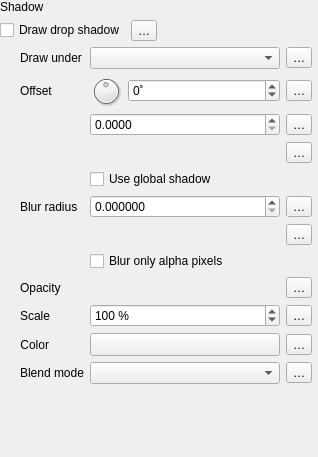
                    <widget class="QWidget" name="scrollAreaWidgetContents_8">
                     <property name="geometry">
                      <rect>
                       <x>0</x>
                       <y>0</y>
                       <width>318</width>
                       <height>457</height>
                      </rect>
                     </property>
                     <layout class="QVBoxLayout" name="verticalLayout_22">
                      <property name="leftMargin">
                       <number>0</number>
                      </property>
                      <property name="topMargin">
                       <number>0</number>
                      </property>
                      <property name="rightMargin">
                       <number>6</number>
                      </property>
                      <property name="bottomMargin">
                       <number>0</number>
                      </property>
                      <item>
                       <layout class="QGridLayout" name="gridLayout_38">
                        <item row="1" column="2">
                         <spacer name="horizontalSpacer_14">
                          <property name="orientation">
                           <enum>Qt::Horizontal</enum>
                          </property>
                          <property name="sizeHint" stdset="0">
                           <size>
                            <width>0</width>
                            <height>20</height>
                           </size>
                          </property>
                         </spacer>
                        </item>
                        <item row="1" column="0">
                         <widget class="QCheckBox" name="mShadowDrawChkBx">
                          <property name="sizePolicy">
                           <sizepolicy hsizetype="Maximum" vsizetype="Fixed">
                            <horstretch>0</horstretch>
                            <verstretch>0</verstretch>
                           </sizepolicy>
                          </property>
                          <property name="text">
                           <string>Draw drop shadow</string>
                          </property>
                         </widget>
                        </item>
                        <item row="1" column="1">
                         <widget class="QgsPropertyOverrideButton" name="mShadowDrawDDBtn">
                          <property name="text">
                           <string>…</string>
                          </property>
                         </widget>
                        </item>
                        <item row="2" column="0" colspan="3">
                         <widget class="QFrame" name="mShadowFrame">
                          <layout class="QGridLayout" name="gridLayout_7">
                           <property name="leftMargin">
                            <number>20</number>
                           </property>
                           <property name="topMargin">
                            <number>0</number>
                           </property>
                           <property name="rightMargin">
                            <number>0</number>
                           </property>
                           <property name="bottomMargin">
                            <number>0</number>
                           </property>
                           <item row="10" column="1">
                            <widget class="QgsColorButton" name="mShadowColorBtn">
                             <property name="sizePolicy">
                              <sizepolicy hsizetype="Expanding" vsizetype="Fixed">
                               <horstretch>0</horstretch>
                               <verstretch>0</verstretch>
                              </sizepolicy>
                             </property>
                            </widget>
                           </item>
                           <item row="5" column="1">
                            <widget class="QgsDoubleSpinBox" name="mShadowRadiusDblSpnBx">
                             <property name="decimals">
                              <number>6</number>
                             </property>
                             <property name="maximum">
                              <double>999999999.990000009536743</double>
                             </property>
                             <property name="showClearButton" stdset="0">
                              <bool>false</bool>
                             </property>
                            </widget>
                           </item>
                           <item row="9" column="0">
                            <widget class="QLabel" name="label_29">
                             <property name="text">
                              <string>Scale</string>
                             </property>
                            </widget>
                           </item>
                           <item row="5" column="0">
                            <widget class="QLabel" name="label_27">
                             <property name="text">
                              <string>Blur radius</string>
                             </property>
                            </widget>
                           </item>
                           <item row="7" column="1">
                            <widget class="QCheckBox" name="mShadowRadiusAlphaChkBx">
                             <property name="sizePolicy">
                              <sizepolicy hsizetype="MinimumExpanding" vsizetype="Fixed">
                               <horstretch>0</horstretch>
                               <verstretch>0</verstretch>
                              </sizepolicy>
                             </property>
                             <property name="text">
                              <string>Blur only alpha pixels</string>
                             </property>
                            </widget>
                           </item>
                           <item row="2" column="1">
                            <widget class="QgsDoubleSpinBox" name="mShadowOffsetSpnBx">
                             <property name="decimals">
                              <number>4</number>
                             </property>
                             <property name="minimum">
                              <double>0.000000000000000</double>
                             </property>
                             <property name="maximum">
                              <double>9999999.000000000000000</double>
                             </property>
                             <property name="singleStep">
                              <double>0.100000000000000</double>
                             </property>
                             <property name="showClearButton" stdset="0">
                              <bool>false</bool>
                             </property>
                            </widget>
                           </item>
                           <item row="4" column="1">
                            <widget class="QCheckBox" name="mShadowOffsetGlobalChkBx">
                             <property name="sizePolicy">
                              <sizepolicy hsizetype="MinimumExpanding" vsizetype="Fixed">
                               <horstretch>0</horstretch>
                               <verstretch>0</verstretch>
                              </sizepolicy>
                             </property>
                             <property name="toolTip">
                              <string>Label's rotation is ignored</string>
                             </property>
                             <property name="text">
                              <string>Use global shadow</string>
                             </property>
                            </widget>
                           </item>
                           <item row="11" column="1">
                            <widget class="QgsBlendModeComboBox" name="mShadowBlendCmbBx"/>
                           </item>
                           <item row="1" column="1">
                            <layout class="QHBoxLayout" name="horizontalLayout_24">
                             <item>
                              <widget class="QDial" name="mShadowOffsetAngleDial">
                               <property name="minimumSize">
                                <size>
                                 <width>32</width>
                                 <height>32</height>
                                </size>
                               </property>
                               <property name="maximumSize">
                                <size>
                                 <width>32</width>
                                 <height>32</height>
                                </size>
                               </property>
                               <property name="minimum">
                                <number>-180</number>
                               </property>
                               <property name="maximum">
                                <number>180</number>
                               </property>
                               <property name="value">
                                <number>0</number>
                               </property>
                               <property name="invertedControls">
                                <bool>true</bool>
                               </property>
                               <property name="wrapping">
                                <bool>true</bool>
                               </property>
                              </widget>
                             </item>
                             <item>
                              <widget class="QgsSpinBox" name="mShadowOffsetAngleSpnBx">
                               <property name="wrapping">
                                <bool>true</bool>
                               </property>
                               <property name="suffix">
                                <string>˚</string>
                               </property>
                               <property name="minimum">
                                <number>-360</number>
                               </property>
                               <property name="maximum">
                                <number>360</number>
                               </property>
                               <property name="showClearButton" stdset="0">
                                <bool>false</bool>
                               </property>
                              </widget>
                             </item>
                            </layout>
                           </item>
                           <item row="0" column="1">
                            <widget class="QComboBox" name="mShadowUnderCmbBx">
                             <property name="minimumSize">
                              <size>
                               <width>150</width>
                               <height>0</height>
                              </size>
                             </property>
                            </widget>
                           </item>
                           <item row="0" column="0">
                            <widget class="QLabel" name="label_17">
                             <property name="text">
                              <string>Draw under</string>
                             </property>
                            </widget>
                           </item>
                           <item row="9" column="1">
                            <widget class="QgsSpinBox" name="mShadowScaleSpnBx">
                             <property name="suffix">
                              <string> %</string>
                             </property>
                             <property name="maximum">
                              <number>2000</number>
                             </property>
                             <property name="value">
                              <number>100</number>
                             </property>
                             <property name="showClearButton" stdset="0">
                              <bool>false</bool>
                             </property>
                            </widget>
                           </item>
                           <item row="11" column="0">
                            <widget class="QLabel" name="label_30">
                             <property name="text">
                              <string>Blend mode</string>
                             </property>
                            </widget>
                           </item>
                           <item row="1" column="0">
                            <widget class="QLabel" name="label_9">
                             <property name="text">
                              <string>Offset</string>
                             </property>
                            </widget>
                           </item>
                           <item row="10" column="0">
                            <widget class="QLabel" name="label_33">
                             <property name="sizePolicy">
                              <sizepolicy hsizetype="Maximum" vsizetype="Preferred">
                               <horstretch>0</horstretch>
                               <verstretch>0</verstretch>
                              </sizepolicy>
                             </property>
                             <property name="text">
                              <string>Color</string>
                             </property>
                             <property name="alignment">
                              <set>Qt::AlignRight|Qt::AlignTrailing|Qt::AlignVCenter</set>
                             </property>
                            </widget>
                           </item>
                           <item row="8" column="0">
                            <widget class="QLabel" name="label_28">
                             <property name="text">
                              <string>Opacity</string>
                             </property>
                            </widget>
                           </item>
                           <item row="0" column="2">
                            <widget class="QgsPropertyOverrideButton" name="mShadowUnderDDBtn">
                             <property name="text">
                              <string>…</string>
                             </property>
                            </widget>
                           </item>
                           <item row="1" column="2">
                            <widget class="QgsPropertyOverrideButton" name="mShadowOffsetAngleDDBtn">
                             <property name="text">
                              <string>…</string>
                             </property>
                            </widget>
                           </item>
                           <item row="2" column="2">
                            <widget class="QgsPropertyOverrideButton" name="mShadowOffsetDDBtn">
                             <property name="text">
                              <string>…</string>
                             </property>
                            </widget>
                           </item>
                           <item row="3" column="2">
                            <widget class="QgsPropertyOverrideButton" name="mShadowOffsetUnitsDDBtn">
                             <property name="text">
                              <string>…</string>
                             </property>
                            </widget>
                           </item>
                           <item row="5" column="2">
                            <widget class="QgsPropertyOverrideButton" name="mShadowRadiusDDBtn">
                             <property name="text">
                              <string>…</string>
                             </property>
                            </widget>
                           </item>
                           <item row="6" column="2">
                            <widget class="QgsPropertyOverrideButton" name="mShadowRadiusUnitsDDBtn">
                             <property name="text">
                              <string>…</string>
                             </property>
                            </widget>
                           </item>
                           <item row="8" column="2">
                            <widget class="QgsPropertyOverrideButton" name="mShadowOpacityDDBtn">
                             <property name="text">
                              <string>…</string>
                             </property>
                            </widget>
                           </item>
                           <item row="9" column="2">
                            <widget class="QgsPropertyOverrideButton" name="mShadowScaleDDBtn">
                             <property name="text">
                              <string>…</string>
                             </property>
                            </widget>
                           </item>
                           <item row="10" column="2">
                            <widget class="QgsPropertyOverrideButton" name="mShadowColorDDBtn">
                             <property name="text">
                              <string>…</string>
                             </property>
                            </widget>
                           </item>
                           <item row="11" column="2">
                            <widget class="QgsPropertyOverrideButton" name="mShadowBlendDDBtn">
                             <property name="text">
                              <string>…</string>
                             </property>
                            </widget>
                           </item>
                           <item row="3" column="1">
                            <widget class="QgsUnitSelectionWidget" name="mShadowOffsetUnitWidget" native="true">
                             <property name="focusPolicy">
                              <enum>Qt::StrongFocus</enum>
                             </property>
                            </widget>
                           </item>
                           <item row="6" column="1">
                            <widget class="QgsUnitSelectionWidget" name="mShadowRadiusUnitWidget" native="true">
                             <property name="focusPolicy">
                              <enum>Qt::StrongFocus</enum>
                             </property>
                            </widget>
                           </item>
                           <item row="8" column="1">
                            <widget class="QgsOpacityWidget" name="mShadowOpacityWidget" native="true">
                             <property name="focusPolicy">
                              <enum>Qt::StrongFocus</enum>
                             </property>
                            </widget>
                           </item>
                          </layout>
                         </widget>
                        </item>
                        <item row="0" column="0">
                         <widget class="QLabel" name="label_39">
                          <property name="text">
                           <string>Shadow</string>
                          </property>
                         </widget>
                        </item>
                       </layout>
                      </item>
                      <item>
                       <spacer name="verticalSpacer_7">
                        <property name="orientation">
                         <enum>Qt::Vertical</enum>
                        </property>
                        <property name="sizeHint" stdset="0">
                         <size>
                          <width>20</width>
                          <height>0</height>
                         </size>
                        </property>
                       </spacer>
                      </item>
                     </layout>
                    </widget>
